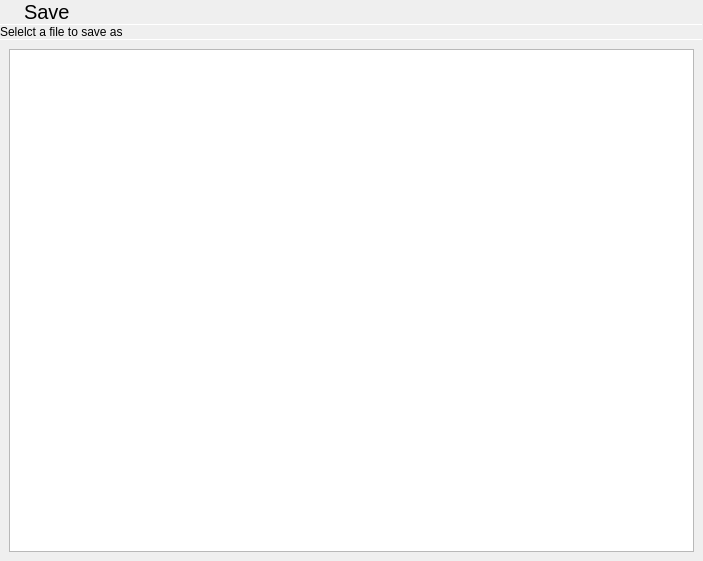
<?xml version="1.0" encoding="UTF-8"?>
<ui version="4.0">
 <class>SaveDialog</class>
 <widget class="QWidget" name="SaveDialog">
  <property name="geometry">
   <rect>
    <x>0</x>
    <y>0</y>
    <width>703</width>
    <height>561</height>
   </rect>
  </property>
  <property name="windowTitle">
   <string notr="true">Form</string>
  </property>
  <layout class="QVBoxLayout" name="verticalLayout">
   <property name="spacing">
    <number>0</number>
   </property>
   <property name="leftMargin">
    <number>0</number>
   </property>
   <property name="topMargin">
    <number>0</number>
   </property>
   <property name="rightMargin">
    <number>0</number>
   </property>
   <property name="bottomMargin">
    <number>0</number>
   </property>
   <item>
    <layout class="QHBoxLayout" name="horizontalLayout">
     <property name="spacing">
      <number>0</number>
     </property>
     <item>
      <widget class="QToolButton" name="backButton">
       <property name="sizePolicy">
        <sizepolicy hsizetype="Preferred" vsizetype="Preferred">
         <horstretch>0</horstretch>
         <verstretch>0</verstretch>
        </sizepolicy>
       </property>
       <property name="text">
        <string/>
       </property>
       <property name="icon">
        <iconset theme="go-previous">
         <normaloff>../../theShell/statuscenter/PulseaudioPane</normaloff>../../theShell/statuscenter/PulseaudioPane</iconset>
       </property>
       <property name="autoRaise">
        <bool>true</bool>
       </property>
      </widget>
     </item>
     <item>
      <widget class="QLabel" name="label">
       <property name="sizePolicy">
        <sizepolicy hsizetype="Expanding" vsizetype="Preferred">
         <horstretch>0</horstretch>
         <verstretch>0</verstretch>
        </sizepolicy>
       </property>
       <property name="font">
        <font>
         <pointsize>15</pointsize>
        </font>
       </property>
       <property name="text">
        <string>Save</string>
       </property>
       <property name="margin">
        <number>9</number>
       </property>
      </widget>
     </item>
    </layout>
   </item>
   <item>
    <widget class="Line" name="line">
     <property name="maximumSize">
      <size>
       <width>16777215</width>
       <height>1</height>
      </size>
     </property>
     <property name="orientation">
      <enum>Qt::Horizontal</enum>
     </property>
    </widget>
   </item>
   <item>
    <widget class="QLabel" name="label_2">
     <property name="text">
      <string>Selelct a file to save as</string>
     </property>
     <property name="margin">
      <number>9</number>
     </property>
    </widget>
   </item>
   <item>
    <widget class="Line" name="line_2">
     <property name="maximumSize">
      <size>
       <width>16777215</width>
       <height>1</height>
      </size>
     </property>
     <property name="orientation">
      <enum>Qt::Horizontal</enum>
     </property>
    </widget>
   </item>
   <item>
    <layout class="QHBoxLayout" name="horizontalLayout_2">
     <property name="leftMargin">
      <number>9</number>
     </property>
     <property name="topMargin">
      <number>9</number>
     </property>
     <property name="rightMargin">
      <number>9</number>
     </property>
     <property name="bottomMargin">
      <number>9</number>
     </property>
     <item>
      <widget class="QListView" name="saveView"/>
     </item>
    </layout>
   </item>
   <item>
    <widget class="GamepadHud" name="gamepadHud" native="true"/>
   </item>
  </layout>
 </widget>
 <customwidgets>
  <customwidget>
   <class>GamepadHud</class>
   <extends>QWidget</extends>
   <header location="global">gamepadhud.h</header>
   <container>1</container>
  </customwidget>
 </customwidgets>
 <resources/>
 <connections/>
</ui>
